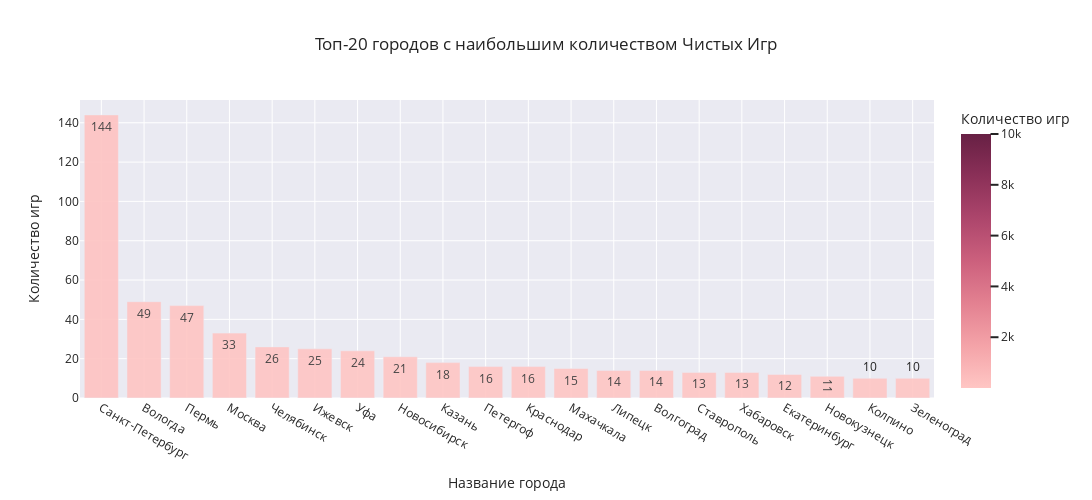

Notebook code cell kept with this figure:
### Code cell
# Строим диаграмму распределения количества игр по городам (абсолютные значения)
barchart_city_name = px.bar(
    data_frame=city_top_20,
    y="count",
    x="city_name",
    color="count",
    opacity=0.9,                  
    orientation="v",              
    barmode='relative',             
    color_continuous_scale=px.colors.sequential.Burg,                               
    range_color=[1,10000],                                   
    text='count',            
    hover_name='city_name',       
    labels={"count":"Количество игр", "city_name":"Название города"},           
    title='Топ-20 городов с наибольшим количеством Чистых Игр', 
    width=1100,                  
    height=500,                   
    template='seaborn',            
)
barchart_city_name

### Figure 1 — Plotly figure (JSON) as saved in the notebook; plotly's stock layout.template omitted (floating-point values rounded to 4 significant figures)
{"data": [{"alignmentgroup": "True", "hovertemplate": "<b>%{hovertext}</b><br><br>Название города=%{x}<br>Количество игр=%{marker.color}<extra></extra>", "hovertext": ["Санкт-Петербург", "Вологда", "Пермь", "Москва", "Челябинск", "Ижевск", "Уфа", "Новосибирск", "Казань", "Петергоф", "Краснодар", "Махачкала", "Липецк", "Волгоград", "Ставрополь", "Хабаровск", "Екатеринбург", "Новокузнецк", "Колпино", "Зеленоград"], "legendgroup": "", "marker": {"color": [144, 49, 47, 33, 26, 25, 24, 21, 18, 16, 16, 15, 14, 14, 13, 13, 12, 11, 10, 10], "coloraxis": "coloraxis", "opacity": 0.9, "pattern": {"shape": ""}}, "name": "", "offsetgroup": "", "orientation": "v", "showlegend": false, "text": [144, 49, 47, 33, 26, 25, 24, 21, 18, 16, 16, 15, 14, 14, 13, 13, 12, 11, 10, 10], "textposition": "auto", "type": "bar", "x": ["Санкт-Петербург", "Вологда", "Пермь", "Москва", "Челябинск", "Ижевск", "Уфа", "Новосибирск", "Казань", "Петергоф", "Краснодар", "Махачкала", "Липецк", "Волгоград", "Ставрополь", "Хабаровск", "Екатеринбург", "Новокузнецк", "Колпино", "Зеленоград"], "xaxis": "x", "y": [144, 49, 47, 33, 26, 25, 24, 21, 18, 16, 16, 15, 14, 14, 13, 13, 12, 11, 10, 10], "yaxis": "y"}], "layout": {"barmode": "relative", "coloraxis": {"cmax": 10000, "cmin": 1, "colorbar": {"title": {"text": "Количество игр"}}, "colorscale": [[0, "rgb(255, 198, 196)"], [0.1667, "rgb(244, 163, 168)"], [0.3333, "rgb(227, 129, 145)"], [0.5, "rgb(204, 96, 125)"], [0.6667, "rgb(173, 70, 108)"], [0.8333, "rgb(139, 48, 88)"], [1, "rgb(103, 32, 68)"]]}, "height": 500, "legend": {"tracegroupgap": 0}, "title": {"text": "Топ-20 городов с наибольшим количеством Чистых Игр"}, "width": 1100, "xaxis": {"anchor": "y", "domain": [0, 1], "title": {"text": "Название города"}}, "yaxis": {"anchor": "x", "domain": [0, 1], "title": {"text": "Количество игр"}}}}
